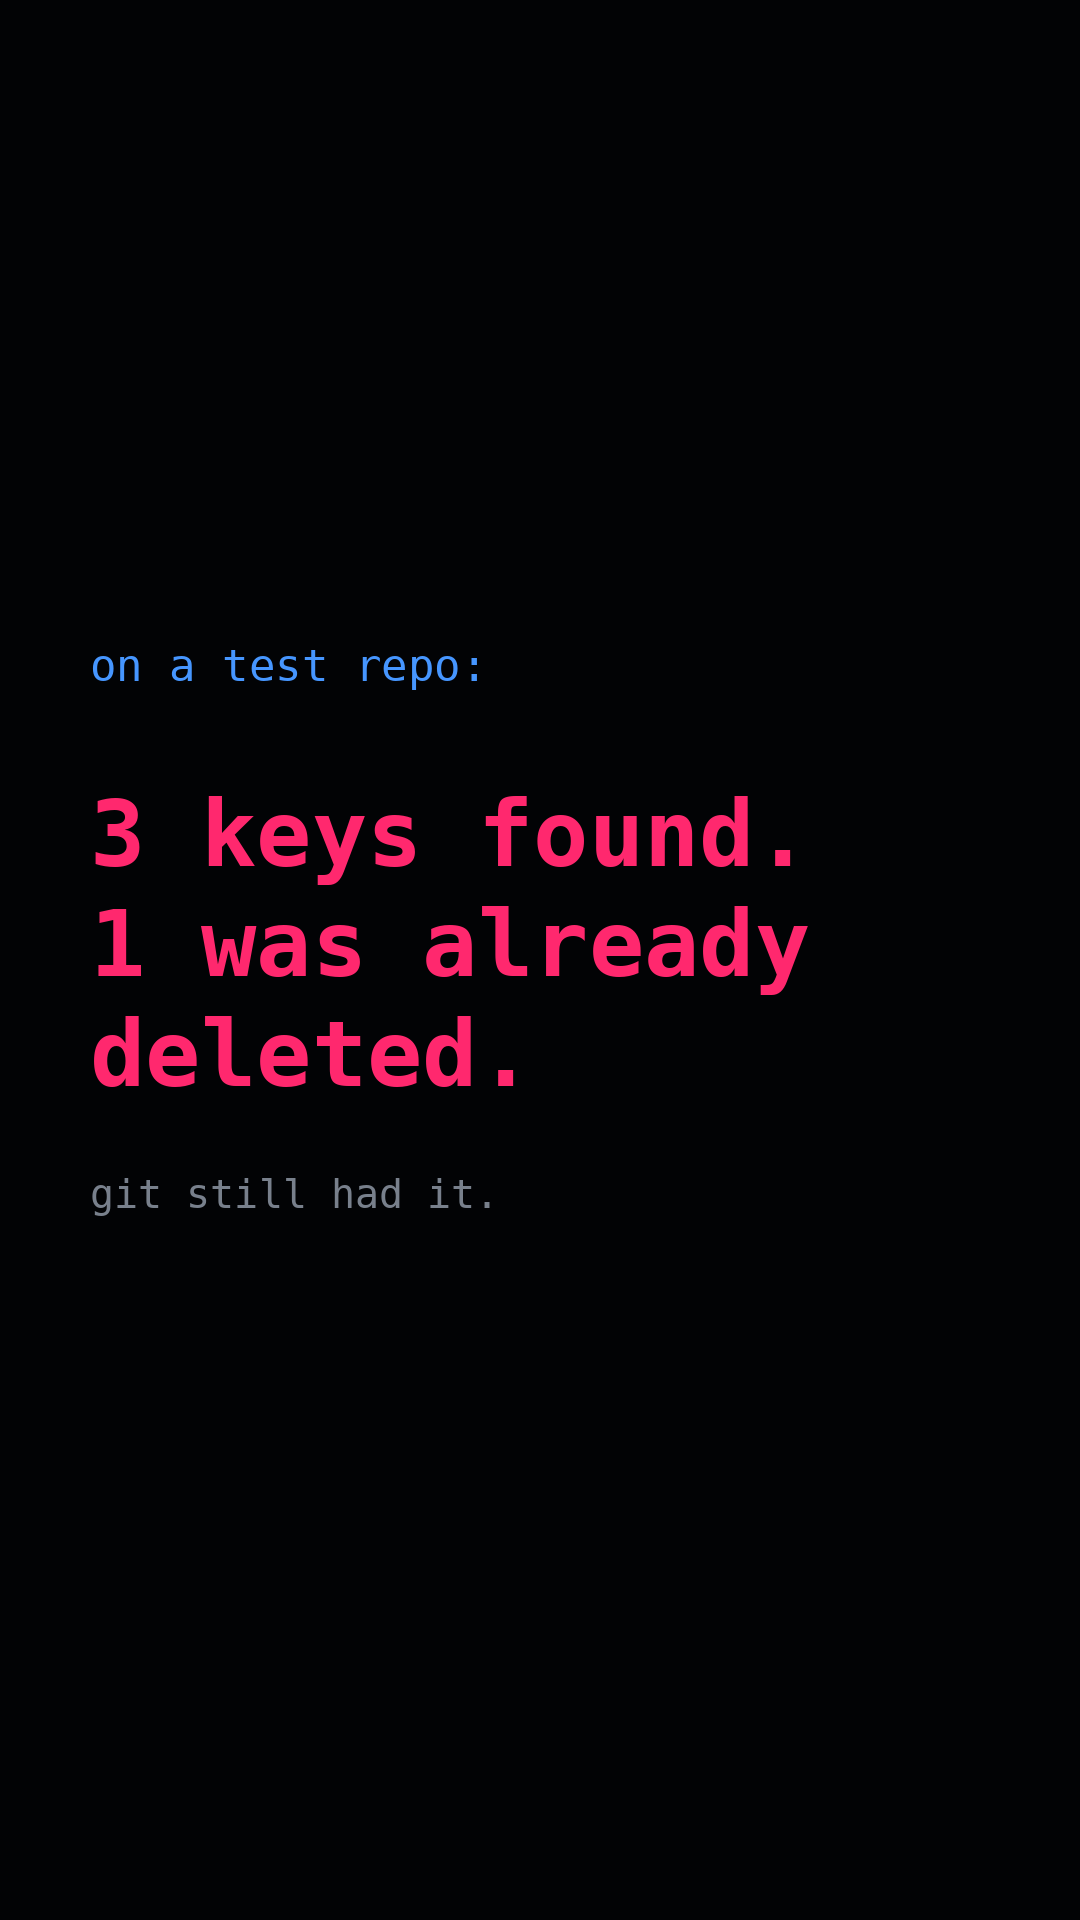

Write the Python code that produced this figure.
# End card (1080x1920) and the opening title overlay (title.png, transparent). Committed, since Colab has no fonts.
from PIL import Image, ImageDraw, ImageFont
W, H = 1080, 1920
mono = '/usr/share/fonts/truetype/dejavu/DejaVuSansMono.ttf'; bold = '/usr/share/fonts/truetype/dejavu/DejaVuSansMono-Bold.ttf'
B, R, D, M = (70, 150, 255), (255, 40, 110), (120, 128, 140), (230, 240, 255)
im = Image.new('RGB', (W, H), (2, 3, 5)); d = ImageDraw.Draw(im)
f1, f2, f3 = ImageFont.truetype(mono, 44), ImageFont.truetype(bold, 92), ImageFont.truetype(mono, 40)
y = 640
d.text((90, y), 'on a test repo:', font=f1, fill=B); y += 140
d.text((90, y), '3 keys found.', font=f2, fill=R); y += 110
d.text((90, y), '1 was already', font=f2, fill=R); y += 110
d.text((90, y), 'deleted.', font=f2, fill=R); y += 170
d.text((90, y), 'git still had it.', font=f3, fill=D)
im.save('card.png')
t = Image.new('RGBA', (W, H), (0, 0, 0, 0)); d = ImageDraw.Draw(t)
for i in range(420):                                   # soft dark band behind the title
    d.line([(0, i), (W, i)], fill=(0, 0, 0, int(215 * (1 - i / 420) ** 1.3)))
ft = ImageFont.truetype(bold, 86)
d.text((70, 90), 'Paste this into', font=ft, fill=M)
d.text((70, 195), 'your agent.', font=ft, fill=B)
t.save('title.png'); print('ok')
